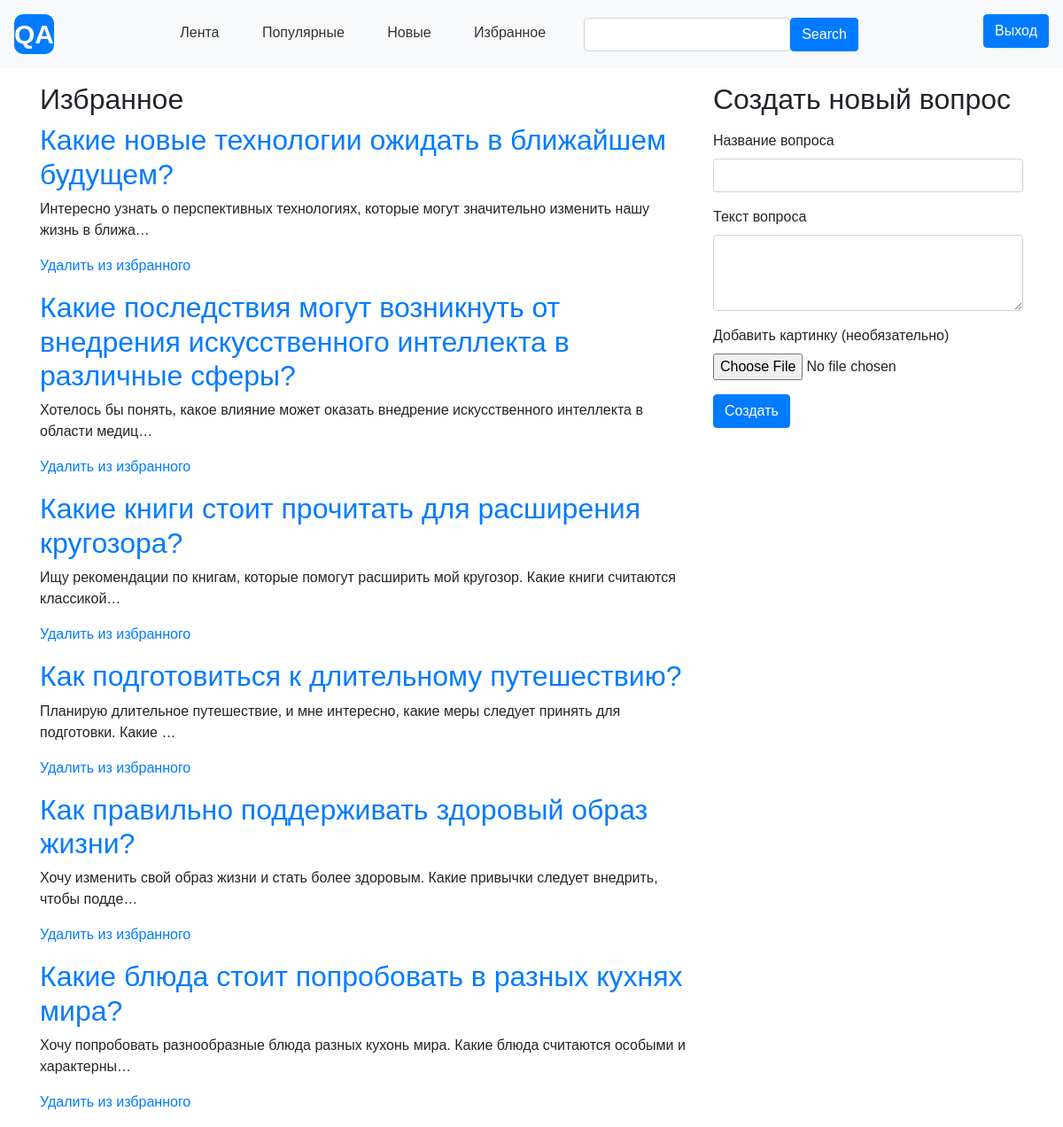
The app's page /qa_app/bookmarks/ (signed in) with its own data.
### qa_app/models.py (models this page shows, shortened)
class Bookmark(models.Model):
	user = models.ForeignKey(User, on_delete=models.CASCADE)
	question = models.ForeignKey(Question, on_delete=models.CASCADE)
	created_at = models.DateTimeField(auto_now_add=True)
	class Meta:
		unique_together = (
			'user',
			'question')  # чтобы предотвратить повторные закладки одного и того же вопроса одним пользователем

class Question(models.Model):
	author = models.ForeignKey(User, on_delete=models.CASCADE, default=None)
	title = models.CharField(max_length=200, default=None)
	text = models.TextField()
	image = models.ImageField(upload_to='images/', null=True, blank=True)
	pub_date = models.DateTimeField(auto_now_add=True)
	categories = models.ManyToManyField(Category, blank=True)
	history = HistoricalRecords()
	is_closed = models.BooleanField(default=False)

### qa_app/views.py (the view)
# urls.py: path('bookmarks/', views.bookmarks, name='bookmarks'),
def bookmarks(request):
	bookmarks = Bookmark.objects.filter(user=request.user)
	if request.method == 'POST' and request.user.is_authenticated:
		form = QuestionForm(request.POST, request.FILES)
		if form.is_valid():
			question = form.save(commit=False)
			question.author = request.user
			question.save()
			return redirect('question_detail', question.id)
	else:
		form = QuestionForm()
	return render(request, 'bookmarks.html', {'bookmarks': bookmarks})

### qa_app/templates/bookmarks.html
{% extends "base.html" %}
{% block content %}
    <h2>Избранное</h2>
    {% for bookmark in bookmarks %}
        <div>
            <h2><a href="{% url 'question_detail' id=bookmark.question.id %}">{{ bookmark.question.title }}</a></h2>
            <p>{{ bookmark.question.text|truncatechars:100 }}</p>
            <p><a href="{% url 'delete_bookmark' bookmark.id %}">Удалить из избранного</a></p>
        </div>
    {% empty %}
        <p>У вас пока нет вопросов в избранном.</p>
    {% endfor %}
{% endblock %}

### qa_app/static/css/style.css (style rules this page uses)
body { font-family: Arial, sans-serif; }

### records on screen
Bookmark: question "Какие новые технологии ожидать в ближайшем будущем?", question.text "Интересно узнать о перспективных технологиях, которые могут значительно изменить нашу жизнь в ближа…"
Bookmark: question "Какие последствия могут возникнуть от внедрения искусственного интеллекта в различные сферы?", question.text "Хотелось бы понять, какое влияние может оказать внедрение искусственного интеллекта в области медиц…"
Bookmark: question "Какие книги стоит прочитать для расширения кругозора?", question.text "Ищу рекомендации по книгам, которые помогут расширить мой кругозор. Какие книги считаются классикой…"
Bookmark: question "Как подготовиться к длительному путешествию?", question.text "Планирую длительное путешествие, и мне интересно, какие меры следует принять для подготовки. Какие …"
Bookmark: question "Как правильно поддерживать здоровый образ жизни?", question.text "Хочу изменить свой образ жизни и стать более здоровым. Какие привычки следует внедрить, чтобы подде…"
Bookmark: question "Какие блюда стоит попробовать в разных кухнях мира?", question.text "Хочу попробовать разнообразные блюда разных кухонь мира. Какие блюда считаются особыми и характерны…"
